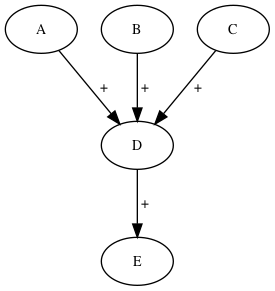

Write the Python code that produced this figure.
#!/usr/bin/env python3
# -*- coding: utf-8 -*-
"""
Created on Tue Aug  7 21:43:40 2018

@author: jondowning
"""

import pygraphviz as pgv

"""
pgv has attribute functionality 
"""

path_dot = 'example_edge_labels.dot'

# Directed graph
G = pgv.AGraph(directed=True)

# Populate nodes and their functions
G.add_node('A', value = 1)
G.add_node('B', value = 1)
G.add_node('C', value = 1)
G.add_node('D', value = 1)
G.add_node('E', value = 1)

# Populate edges and their functions
G.add_edge('A','D', math = '+')
G.add_edge('B','D', math = '+')
G.add_edge('C','D', math = '+')
G.add_edge('D','E', math = '+')

for edge in G.edges(): 
    a, b = edge[0], edge[1]
    G.get_edge(a,b).attr['label'] = ' ' + G.get_edge(a,b).attr['math']
    
    
G.layout(prog='dot')
G.write(path_dot)

# Read dot file in networkx 

import networkx as nx


"""
networkx has the ability to transform networks. 
"""

G = nx.drawing.nx_agraph.read_dot(path_dot)
math_dict = nx.get_edge_attributes(G,'math')
values_dict = nx.get_node_attributes(G,'value')
labels_dict = nx.get_edge_attributes(G,'label')

nx.drawing.nx_agraph.write_dot(G, path_dot)

# Back to pygraphviz

"""
pgv has good plotting and DAG functionality 
"""

G=pgv.AGraph(path_dot) 
G.draw('example_edge_labels.png')
